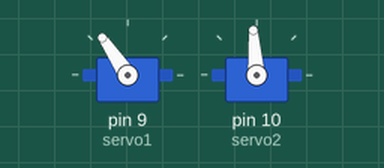
Recording of a sketch running on a simulated Arduino Uno, built with avr-gcc and run on an emulated ATmega328P. Shown: 2 × servo.

Above: at 0.05 s.
At 0.5 s:
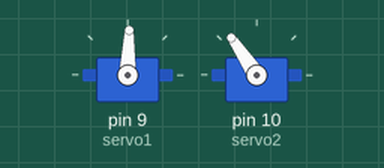
At 0.95 s:
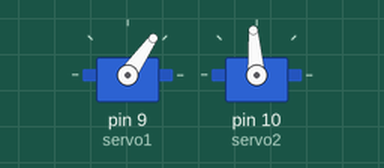
At 1.9 s:
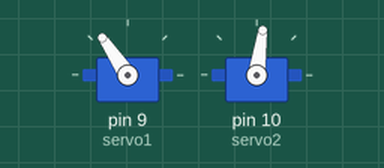
Timing chart, 0 to 4.5 s (numbered marks = the images above):
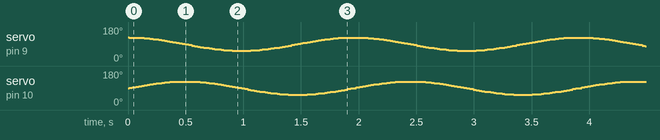

The sketch:

gimbal_circular_rotation.ino
```cpp
#include <Servo.h>

Servo servo1;  // Servo for one axis
Servo servo2;  // Servo for the other axis

int pos1 = 0;  // Variable to store the position of servo1
int pos2 = 0;  // Variable to store the position of servo2

void setup() {
  servo1.attach(9);  // Attach servo1 to pin 9
  servo2.attach(10); // Attach servo2 to pin 10
}

void loop() {
  // Circular movement pattern
  for (int angle = 0; angle <= 360; angle++) {
    pos1 = 90 + 35 * cos(radians(angle));  // Calculate position for servo1
    pos2 = 90 + 35 * sin(radians(angle));  // Calculate position for servo2

    servo1.write(pos1);  // Set the position of servo1
    servo2.write(pos2);  // Set the position of servo2

    delay(5);  // Delay to allow the servos to move
  }
}
```
